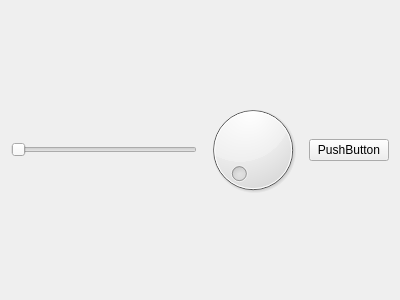
<?xml version="1.0" encoding="UTF-8"?>
<ui version="4.0">
 <class>Form</class>
 <widget class="QWidget" name="Form">
  <property name="geometry">
   <rect>
    <x>0</x>
    <y>0</y>
    <width>400</width>
    <height>300</height>
   </rect>
  </property>
  <property name="windowTitle">
   <string>Form</string>
  </property>
  <layout class="QHBoxLayout" name="horizontalLayout">
   <item>
    <widget class="QSlider" name="horizontalSlider">
     <property name="orientation">
      <enum>Qt::Horizontal</enum>
     </property>
    </widget>
   </item>
   <item>
    <widget class="QDial" name="dial"/>
   </item>
   <item>
    <widget class="QPushButton" name="pushButton">
     <property name="text">
      <string>PushButton</string>
     </property>
    </widget>
   </item>
  </layout>
 </widget>
 <resources/>
 <connections/>
</ui>
